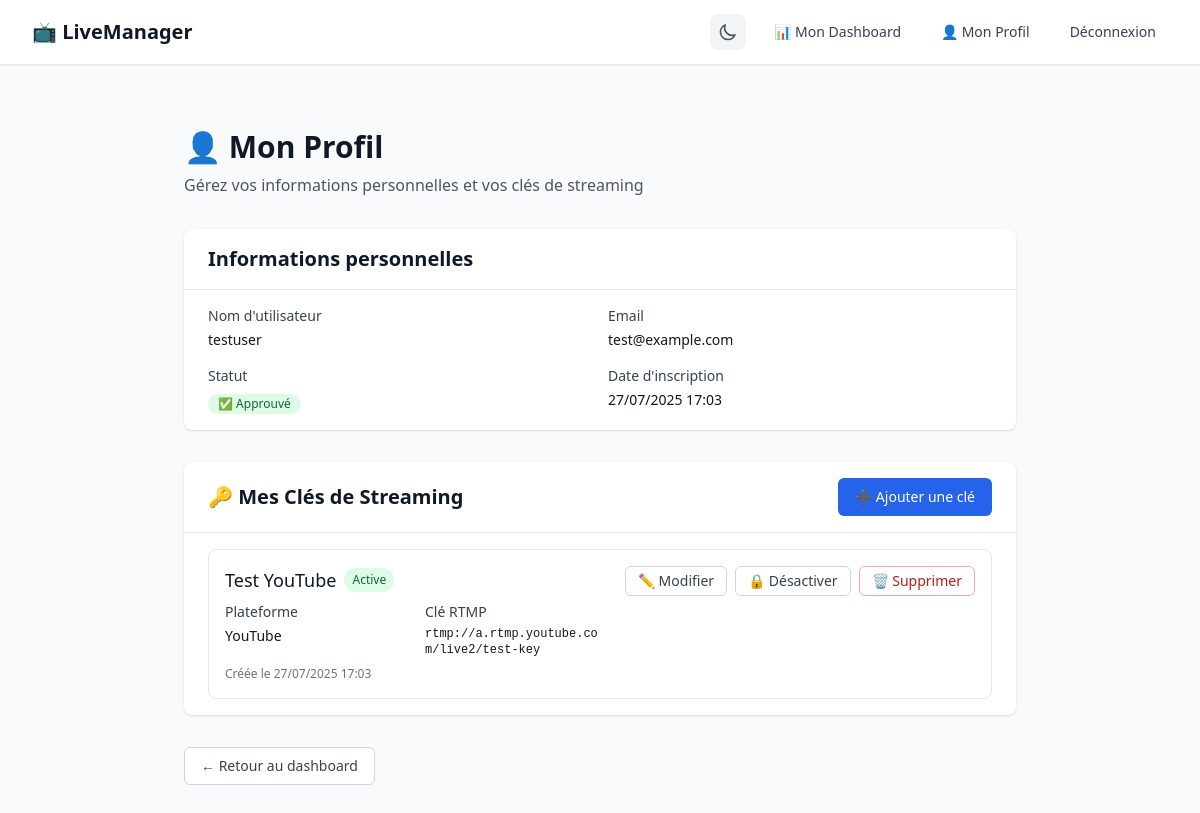
Screenshot of /profile/ (signed in) with the database file from the repository.
### streams/models.py (models this page shows, shortened)
class User(AbstractUser):
    is_admin = models.BooleanField(default=False, verbose_name="Administrateur")
    is_approved = models.BooleanField(default=False, verbose_name="Approuvé")
    class Meta:
        verbose_name = "Utilisateur"
        verbose_name_plural = "Utilisateurs"

class StreamKey(models.Model):
    PLATFORM_CHOICES = [
        ("YouTube", "YouTube"),
        ("Twitch", "Twitch"),
        ("Facebook", "Facebook"),
        ("Instagram", "Instagram"),
        ("TikTok", "TikTok"),
        ("Autre", "Autre"),
    ]
    user = models.ForeignKey(User, on_delete=models.CASCADE, verbose_name="Utilisateur")
    name = models.CharField(max_length=100, verbose_name="Nom de la clé")
    key = models.CharField(max_length=500, verbose_name="Clé de diffusion")
    platform = models.CharField(
        max_length=50,
        verbose_name="Plateforme",
        choices=PLATFORM_CHOICES,
        default="YouTube",
    )
    is_active = models.BooleanField(default=True, verbose_name="Active")
    created_at = models.DateTimeField(auto_now_add=True, verbose_name="Créé le")
    updated_at = models.DateTimeField(auto_now=True, verbose_name="Modifié le")
    class Meta:
        verbose_name = "Clé de streaming"
        verbose_name_plural = "Clés de streaming"
        ordering = ["-created_at"]

### streams/views.py (the view)
# urls.py: path("profile/", views.profile, name="profile"),
@login_required
def profile(request):
    stream_keys = StreamKey.objects.filter(user=request.user).order_by("-created_at")
    return render(request, "streams/profile.html", {"user_stream_keys": stream_keys})

### templates/streams/profile.html (shortened to what this page needs)
{% extends 'base.html' %}
{% block content %}
<div class="min-h-screen bg-gray-50 dark:bg-gray-900 py-8">
    <div class="max-w-4xl mx-auto px-4 sm:px-6 lg:px-8">
        <div class="mb-8">
            <h1 class="text-3xl font-bold text-gray-900 dark:text-white">
                👤 Mon Profil
            </h1>
            <p class="mt-2 text-gray-600 dark:text-gray-400">
                Gérez vos informations personnelles et vos clés de streaming
            </p>
        </div>
        <div class="bg-white dark:bg-gray-800 shadow rounded-lg mb-8">
            <div class="px-6 py-4 border-b border-gray-200 dark:border-gray-700">
                <h2 class="text-xl font-semibold text-gray-900 dark:text-white">
                    Informations personnelles
                </h2>
            </div>
            <div class="px-6 py-4">
                <div class="grid grid-cols-1 md:grid-cols-2 gap-4">
                    <div>
                        <label class="block text-sm font-medium text-gray-700 dark:text-gray-300">
                            Nom d'utilisateur
                        </label>
                        <p class="mt-1 text-sm text-gray-900 dark:text-white">
                            {{ user.username }}
                        </p>
                    </div>
                    <div>
                        <label class="block text-sm font-medium text-gray-700 dark:text-gray-300">
                            Email
                        </label>
                        <p class="mt-1 text-sm text-gray-900 dark:text-white">
                            {{ user.email }}
                        </p>
                    </div>
                    <div>
                        <label class="block text-sm font-medium text-gray-700 dark:text-gray-300">
                            Statut
                        </label>
                        <p class="mt-1">
                            {% if user.is_approved %}
                                <span class="inline-flex items-center px-2.5 py-0.5 rounded-full text-xs font-medium bg-green-100 text-green-800 dark:bg-green-900 dark:text-green-200">
                                    ✅ Approuvé
                                </span>
                            {% else %}
                                <span class="inline-flex items-center px-2.5 py-0.5 rounded-full text-xs font-medium bg-yellow-100 text-yellow-800 dark:bg-yellow-900 dark:text-yellow-200">
                                    ⏳ En attente d'approbation
                                </span>
                            {% endif %}
                        </p>
                    </div>
                    <div>
                        <label class="block text-sm font-medium text-gray-700 dark:text-gray-300">
                            Date d'inscription
                        </label>
                        <p class="mt-1 text-sm text-gray-900 dark:text-white">
                            {{ user.date_joined|date:"d/m/Y H:i" }}
                        </p>
                    </div>
                </div>
            </div>
        </div>
        <div class="bg-white dark:bg-gray-800 shadow rounded-lg">
            <div class="px-6 py-4 border-b border-gray-200 dark:border-gray-700 flex justify-between items-center">
                <h2 class="text-xl font-semibold text-gray-900 dark:text-white">
                    🔑 Mes Clés de Streaming
                </h2>
                <a href="{% url 'add_stream_key' %}"
                   class="inline-flex items-center px-4 py-2 border border-transparent text-sm font-medium rounded-md text-white bg-blue-600 hover:bg-blue-700 focus:outline-none focus:ring-2 focus:ring-offset-2 focus:ring-blue-500 dark:bg-blue-500 dark:hover:bg-blue-600">
                    ➕ Ajouter une clé
                </a>
            </div>
            <div class="px-6 py-4">
                {% if user_stream_keys %}
                    <div class="space-y-4">
                        {% for stream_key in user_stream_keys %}
                            <div class="border border-gray-200 dark:border-gray-700 rounded-lg p-4 {% if not stream_key.is_active %}opacity-60{% endif %}">
                                <div class="flex justify-between items-start">
                                    <div class="flex-1">
                                        <div class="flex items-center space-x-2 mb-2">
                                            <h3 class="text-lg font-medium text-gray-900 dark:text-white">
                                                {{ stream_key.name }}
                                            </h3>
                                            {% if stream_key.is_active %}
                                                <span class="inline-flex items-center px-2 py-1 rounded-full text-xs font-medium bg-green-100 text-green-800 dark:bg-green-900 dark:text-green-200">
                                                    Active
                                                </span>
                                            {% else %}
                                                <span class="inline-flex items-center px-2 py-1 rounded-full text-xs font-medium bg-gray-100 text-gray-800 dark:bg-gray-700 dark:text-gray-300">
                                                    Inactive
                                                </span>
                                            {% endif %}
                                        </div>
                                        <div class="grid grid-cols-1 md:grid-cols-2 gap-4 text-sm">
                                            <div>
                                                <label class="block text-sm font-medium text-gray-700 dark:text-gray-300">
                                                    Plateforme
                                                </label>
                                                <p class="mt-1 text-gray-900 dark:text-white">
                                                    {{ stream_key.platform }}
                                                </p>
                                            </div>
                                            <div>
                                                <label class="block text-sm font-medium text-gray-700 dark:text-gray-300">
                                                    Clé RTMP
                                                </label>
                                                <p class="mt-1 text-gray-900 dark:text-white font-mono text-xs break-all">
                                                    {{ stream_key.key|truncatechars:50 }}
                                                </p>
                                            </div>
                                        </div>
                                        <div class="mt-2 text-xs text-gray-500 dark:text-gray-400">
                                            Créée le {{ stream_key.created_at|date:"d/m/Y H:i" }}
                                        </div>
                                    </div>
                                    <div class="flex space-x-2 ml-4">
                                        <a href="{% url 'edit_stream_key' stream_key.id %}"
                                           class="inline-flex items-center px-3 py-1 border border-gray-300 dark:border-gray-600 text-sm font-medium rounded-md text-gray-700 dark:text-gray-300 bg-white dark:bg-gray-700 hover:bg-gray-50 dark:hover:bg-gray-600 focus:outline-none focus:ring-2 focus:ring-offset-2 focus:ring-blue-500">
                                            ✏️ Modifier
                                        </a>
                                        <form method="post" action="{% url 'toggle_stream_key' stream_key.id %}" class="inline">
                                            <button type="submit"
                                                    class="inline-flex items-center px-3 py-1 border border-gray-300 dark:border-gray-600 text-sm font-medium rounded-md text-gray-700 dark:text-gray-300 bg-white dark:bg-gray-700 hover:bg-gray-50 dark:hover:bg-gray-600 focus:outline-none focus:ring-2 focus:ring-offset-2 focus:ring-blue-500">
                                                {% if stream_key.is_active %}
                                                    🔒 Désactiver
                                                {% else %}
                                                    🔓 Activer
                                                {% endif %}
                                            </button>
                                        </form>
                                        <form method="post" action="{% url 'delete_stream_key' stream_key.id %}" class="inline"
                                              onsubmit="return confirm('Êtes-vous sûr de vouloir supprimer cette clé de streaming ?')">
                                            <button type="submit"
                                                    class="inline-flex items-center px-3 py-1 border border-red-300 dark:border-red-600 text-sm font-medium rounded-md text-red-700 dark:text-red-300 bg-white dark:bg-gray-700 hover:bg-red-50 dark:hover:bg-red-900 focus:outline-none focus:ring-2 focus:ring-offset-2 focus:ring-red-500">
                                                🗑️ Supprimer
                                            </button>
                                        </form>
                                    </div>
                                </div>
                            </div>
                        {% endfor %}
                    </div>
                {% endif %}
            </div>
        </div>
        <div class="mt-8 flex justify-between">
            <a href="{% url 'dashboard' %}"
               class="inline-flex items-center px-4 py-2 border border-gray-300 dark:border-gray-600 text-sm font-medium rounded-md text-gray-700 dark:text-gray-300 bg-white dark:bg-gray-700 hover:bg-gray-50 dark:hover:bg-gray-600 focus:outline-none focus:ring-2 focus:ring-offset-2 focus:ring-blue-500">
                ← Retour au dashboard
            </a>
        </div>
    </div>
</div>
{% endblock %}

### templates/base.html (style rules this page uses)
* { transition: background-color 0.3s ease, color 0.3s ease, border-color 0.3s ease; }

### rows the page displays
User: username "testuser", email "test@example.com", date_joined "27/07/2025 17:03"
StreamKey: name "Test YouTube", is_active "Active", platform "YouTube", key "rtmp://a.rtmp.youtube.com/live2/test-key", created_at "27/07/2025 17:03"
